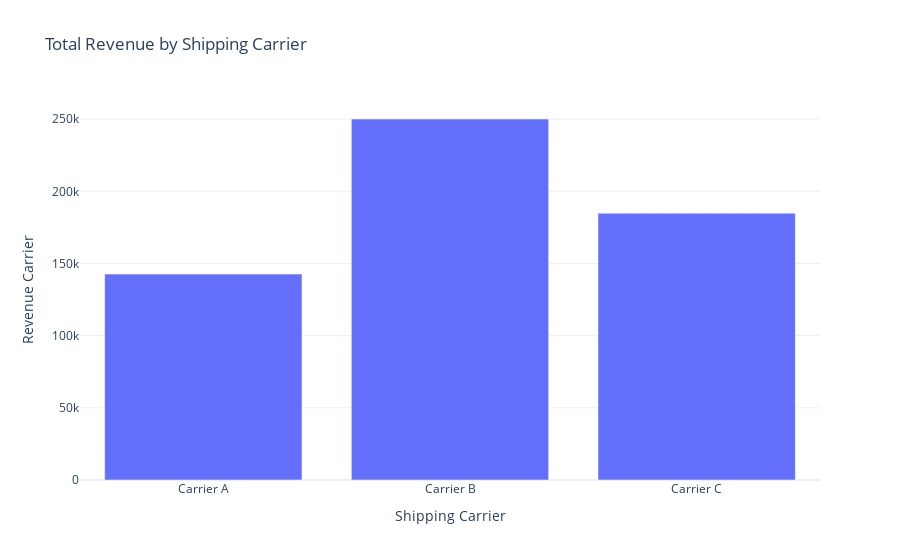

Notebook code cell kept with this figure:
### Code cell
total_revenue = data.groupby('Shipping carriers')['Revenue generated'].sum().reset_index()
fig = go.Figure()
fig.add_trace(go.Bar(x = total_revenue['Shipping carriers'],
                      y = total_revenue['Revenue generated']))

fig.update_layout(title = 'Total Revenue by Shipping Carrier',
                  xaxis_title = 'Shipping Carrier',
                  yaxis_title = 'Revenue Carrier')

fig.show()

### Figure 1 — Plotly figure (JSON) as saved in the notebook; plotly's stock layout.template omitted (floating-point values rounded to 4 significant figures)
{"data": [{"type": "bar", "x": ["Carrier A", "Carrier B", "Carrier C"], "y": [142600.0, 250100.0, 184900.0]}], "layout": {"autosize": true, "title": {"text": "Total Revenue by Shipping Carrier"}, "xaxis": {"autorange": true, "range": [-0.5, 2.5], "title": {"text": "Shipping Carrier"}, "type": "category"}, "yaxis": {"autorange": true, "range": [0, 263300.0], "title": {"text": "Revenue Carrier"}, "type": "linear"}}}
